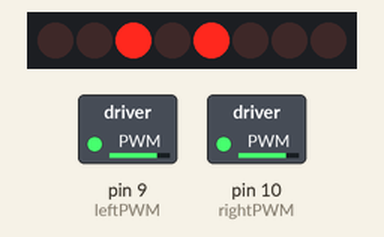
Simulated run of this sketch. Board: Arduino Uno, built with avr-gcc and run on an emulated ATmega328P. Shown: 8 shift-register outputs drawn as a row of LEDs (first output left, lit = HIGH), switched loads named in the sketch (green lamp = pin HIGH). Wiring (inferred from the names in the program): shift register (74HC595): data pin 4; shift clock pin 6; latch pin 5. Wiring (inferred from the signals the program sends): row of LEDs: on Q0, Q1, Q2, Q3, Q4, Q5, Q6, Q7. Pins used as bus, display or sensor lines are not drawn.

Above: at 0.05 s.
At 0.35 s:
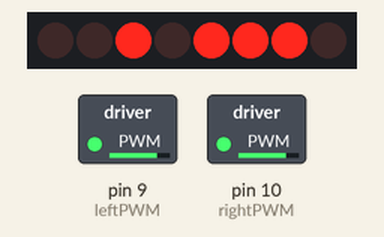
Timing chart, 0 to 3.0 s (numbered marks = the images above):
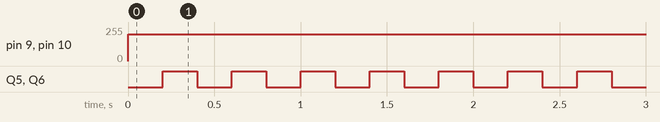

Measured:
- by itself, pin 9 (leftPWM), pin 10 (rightPWM): 0/255 → 200/255 at 0.00 s
- by itself, Q5, Q6: alternates HIGH for 0.20 s and LOW for 0.20 s

The sketch:

Lab_2WD_10_74HC595.ino
```cpp
int latchPin = 5;  // Latch pin of 74HC595 is connected to Digital pin 5
int clockPin = 6;  // Clock pin of 74HC595 is connected to Digital pin 6
int dataPin = 4;   // Data pin of 74HC595 is connected to Digital pin 4

byte values = 0;  // Variable to hold the pattern of which LEDs are currently turned on or off

// 74hc595
#define MOTOR_LEFT_FORWARD 1
#define MOTOR_LEFT_BACK 2
#define MOTOR_RIGHT_FORWARD 3
#define MOTOR_RIGHT_BACK 4
#define LED_LEFT 5
#define LED_RIGHT 6
//arduino
#define leftPWM 9
#define rightPWM 10

#define MOTOR_GO 0
#define MOTOR_BACK 1
#define MOTOR_STOP 2
#define MOTOR_LEFT 3
#define MOTOR_RIGHT 4

int speed_level1 = 100;  // 转向时用，转速差，转向
int speed_level2 = 200;  // 太低驱动不了，调试后200，比较合适
int speed_level3 = 255;

int motor_state = MOTOR_STOP;
int motor_cmd = MOTOR_STOP;

long previousMillis;

void updateShiftRegister() {
  //
  digitalWrite(latchPin, LOW);
  shiftOut(dataPin, clockPin, LSBFIRST, values);
  digitalWrite(latchPin, HIGH);
};

void motor_init() {
  // 默认停止状态
  analogWrite(leftPWM, 0);
  analogWrite(rightPWM, 0);
  // 默认全是低电平 停止状态
  bitClear(values, 7 - MOTOR_LEFT_FORWARD);
  bitClear(values, 7 - MOTOR_LEFT_BACK);
  bitClear(values, 7 - MOTOR_RIGHT_FORWARD);
  bitClear(values, 7 - MOTOR_RIGHT_BACK);
  updateShiftRegister();
}

void motor_go() {
  // 左轮前进
  analogWrite(leftPWM, speed_level2);
  bitSet(values, 7 - MOTOR_LEFT_FORWARD);
  bitClear(values, 7 - MOTOR_LEFT_BACK);
  // 右轮前进
  analogWrite(rightPWM, speed_level2);
  bitSet(values, 7 - MOTOR_RIGHT_FORWARD);
  bitClear(values, 7 - MOTOR_RIGHT_BACK);
}

void motor_back() {
  analogWrite(leftPWM, speed_level2);
  // 左轮后退
  bitClear(values, 7 - MOTOR_LEFT_FORWARD);
  bitSet(values, 7 - MOTOR_LEFT_BACK);
  // 右轮后退;
  analogWrite(rightPWM, speed_level2);
  bitClear(values, 7 - MOTOR_RIGHT_FORWARD);
  bitSet(values, 7 - MOTOR_RIGHT_BACK);
}

void motor_turn_left() {
  // 左轮低速
  analogWrite(leftPWM, speed_level1);
  bitSet(values, 7 - MOTOR_LEFT_FORWARD);
  bitClear(values, 7 - MOTOR_LEFT_BACK);
  // 右轮前进
  analogWrite(rightPWM, speed_level2);
  bitSet(values, 7 - MOTOR_RIGHT_FORWARD);
  bitClear(values, 7 - MOTOR_RIGHT_BACK);
}

void motor_turn_right() {
  // 左轮前进
  analogWrite(leftPWM, speed_level2);
  bitSet(values, 7 - MOTOR_LEFT_FORWARD);
  bitClear(values, 7 - MOTOR_LEFT_BACK);
  // 右轮低速
  analogWrite(rightPWM, speed_level1);
  bitSet(values, 7 - MOTOR_RIGHT_FORWARD);
  bitClear(values, 7 - MOTOR_RIGHT_BACK);
}

void motor_stop() {
  motor_init();
}


void motor_action(int motor_cmd) {
  switch (motor_cmd) {
    case MOTOR_GO:
      //led_left.on(values);
      //led_right.on(values);
      bitSet(values, 7 - LED_LEFT);
      bitSet(values, 7 - LED_RIGHT);
      motor_go();
      updateShiftRegister();
      motor_state = motor_cmd;
      break;
    case MOTOR_STOP:
      //led_left.off(values);
      //led_right.off(values);
      bitClear(values, 7 - LED_LEFT);
      bitClear(values, 7 - LED_RIGHT);
      motor_stop();
      updateShiftRegister();
      motor_state = motor_cmd;
      break;
    case MOTOR_BACK:
      previousMillis = 0;
      motor_back();
      updateShiftRegister();
      motor_state = motor_cmd;
      break;
    case MOTOR_LEFT:
      bitSet(values, 7 - LED_LEFT);
      bitClear(values, 7 - LED_RIGHT);
      motor_turn_left();
      updateShiftRegister();
      motor_state = motor_cmd;
      break;
    case MOTOR_RIGHT:
      bitClear(values, 7 - LED_LEFT);
      bitSet(values, 7 - LED_RIGHT);
      motor_turn_right();
      updateShiftRegister();
      motor_state = motor_cmd;
      break;
    default:
      break;
  };
};

void setup() {
  Serial.begin(9600);
  // Set all the pins of 74HC595 as OUTPUT
  pinMode(latchPin, OUTPUT);
  pinMode(dataPin, OUTPUT);
  pinMode(clockPin, OUTPUT);
  updateShiftRegister();
  motor_init();
}

void loop() {

  if (motor_state == MOTOR_BACK) {
    unsigned long currentMillis = millis();
    if ((bitRead(values, 7 - LED_LEFT) == 1) && (currentMillis - previousMillis >= 200)) {
      previousMillis = currentMillis;  // Remember the time
      bitClear(values, 7 - LED_LEFT);
      bitClear(values, 7 - LED_RIGHT);
    } else if ((bitRead(values, 7 - LED_LEFT) == 0) && (currentMillis - previousMillis >= 200)) {
      previousMillis = currentMillis;  // Remember the time
      bitSet(values, 7 - LED_LEFT);
      bitSet(values, 7 - LED_RIGHT);
    };
    updateShiftRegister();
  };
  motor_cmd = MOTOR_BACK;
  //motor_action(MOTOR_GO);
  //delay(2000);
  if (motor_cmd != motor_state) {
    motor_action(MOTOR_BACK);
  };
  //delay(2000);
  //motor_action(MOTOR_LEFT);
  // delay(2000);
  // motor_action(MOTOR_RIGHT);
  // delay(2000);
  //  motor_action(MOTOR_STOP);
  // delay(2000);
}
```
